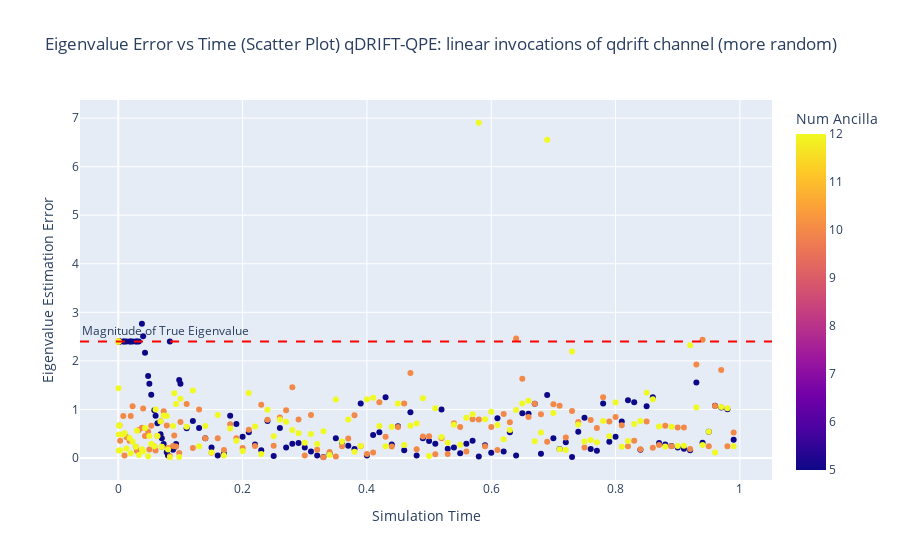
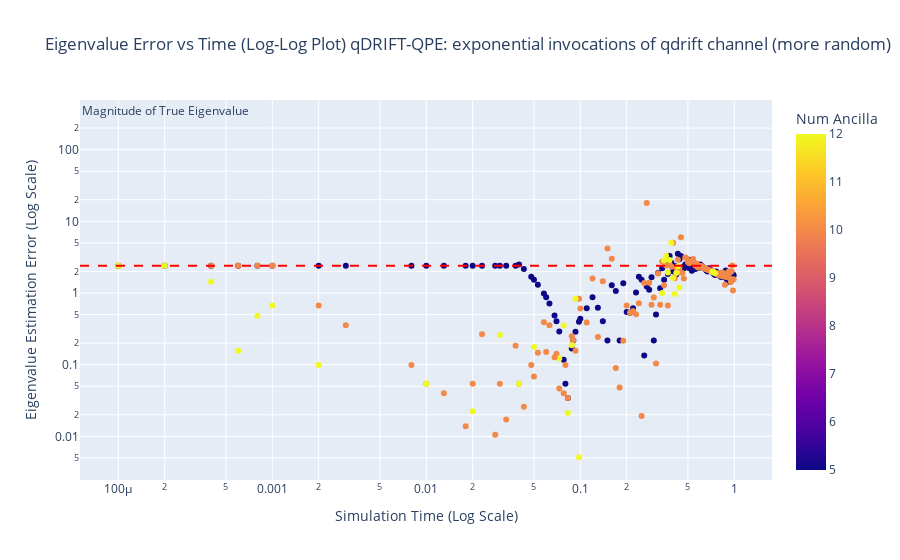

Notebook cell for these charts, in order:
### Code cell
linear_invocations_more_random = qdrift_qpe_df_more_random[qdrift_qpe_df_more_random["QDRIFT Implementation"] == "linear invocations of qdrift channel"]
plot_error_vs_time(linear_invocations_more_random, "qDRIFT-QPE: linear invocations of qdrift channel (more random)", exact_eigenvalue)
loglog_error_vs_time(exponential_invocations_more_random, "qDRIFT-QPE: exponential invocations of qdrift channel (more random)", exact_eigenvalue)

### Figure 1 — Plotly figure (JSON) as saved in the notebook; plotly's stock layout.template omitted (floating-point values rounded to 4 significant figures; data arrays with more than 128 entries replaced by an {"elided": "..."} marker saying what was removed)
{"data": [{"hovertemplate": "Time=%{x}<br>Error=%{y}<br>Num Ancilla=%{marker.color}<extra></extra>", "legendgroup": "", "marker": {"color": {"elided": "375 int values"}, "coloraxis": "coloraxis", "symbol": "circle"}, "mode": "markers", "name": "", "orientation": "v", "showlegend": false, "type": "scatter", "x": {"elided": "375 float values"}, "xaxis": "x", "y": {"elided": "375 float values"}, "yaxis": "y"}], "layout": {"annotations": [{"showarrow": false, "text": "Magnitude of True Eigenvalue", "x": 0, "xanchor": "left", "xref": "x domain", "y": 2.4, "yanchor": "bottom", "yref": "y"}], "coloraxis": {"colorbar": {"title": {"text": "Num Ancilla"}}, "colorscale": [[0, "#0d0887"], [0.1111, "#46039f"], [0.2222, "#7201a8"], [0.3333, "#9c179e"], [0.4444, "#bd3786"], [0.5556, "#d8576b"], [0.6667, "#ed7953"], [0.7778, "#fb9f3a"], [0.8889, "#fdca26"], [1, "#f0f921"]]}, "legend": {"title": {"text": "Number of Ancilla Qubits"}, "tracegroupgap": 0}, "shapes": [{"line": {"color": "red", "dash": "dash"}, "type": "line", "x0": 0, "x1": 1, "xref": "x domain", "y0": 2.4, "y1": 2.4, "yref": "y"}], "title": {"text": "Eigenvalue Error vs Time (Scatter Plot) qDRIFT-QPE: linear invocations of qdrift channel (more random)"}, "xaxis": {"anchor": "y", "domain": [0, 1], "title": {"text": "Simulation Time"}}, "yaxis": {"anchor": "x", "domain": [0, 1], "title": {"text": "Eigenvalue Estimation Error"}}}}

### Figure 2 — Plotly figure (JSON) as saved in the notebook; plotly's stock layout.template omitted (floating-point values rounded to 4 significant figures; data arrays with more than 128 entries replaced by an {"elided": "..."} marker saying what was removed)
{"data": [{"hovertemplate": "Time=%{x}<br>Error=%{y}<br>Num Ancilla=%{marker.color}<extra></extra>", "legendgroup": "", "marker": {"color": {"elided": "287 int values"}, "coloraxis": "coloraxis", "symbol": "circle"}, "mode": "markers", "name": "", "orientation": "v", "showlegend": false, "type": "scatter", "x": {"elided": "287 float values"}, "xaxis": "x", "y": {"elided": "287 float values"}, "yaxis": "y"}], "layout": {"annotations": [{"showarrow": false, "text": "Magnitude of True Eigenvalue", "x": 0, "xanchor": "left", "xref": "x domain", "y": 2.4, "yanchor": "bottom", "yref": "y"}], "coloraxis": {"colorbar": {"title": {"text": "Num Ancilla"}}, "colorscale": [[0, "#0d0887"], [0.1111, "#46039f"], [0.2222, "#7201a8"], [0.3333, "#9c179e"], [0.4444, "#bd3786"], [0.5556, "#d8576b"], [0.6667, "#ed7953"], [0.7778, "#fb9f3a"], [0.8889, "#fdca26"], [1, "#f0f921"]]}, "legend": {"title": {"text": "Number of Ancilla Qubits"}, "tracegroupgap": 0}, "shapes": [{"line": {"color": "red", "dash": "dash"}, "type": "line", "x0": 0, "x1": 1, "xref": "x domain", "y0": 2.4, "y1": 2.4, "yref": "y"}], "title": {"text": "Eigenvalue Error vs Time (Log-Log Plot) qDRIFT-QPE: exponential invocations of qdrift channel (more random)"}, "xaxis": {"anchor": "y", "domain": [0, 1], "title": {"text": "Simulation Time (Log Scale)"}, "type": "log"}, "yaxis": {"anchor": "x", "domain": [0, 1], "title": {"text": "Eigenvalue Estimation Error (Log Scale)"}, "type": "log"}}}
